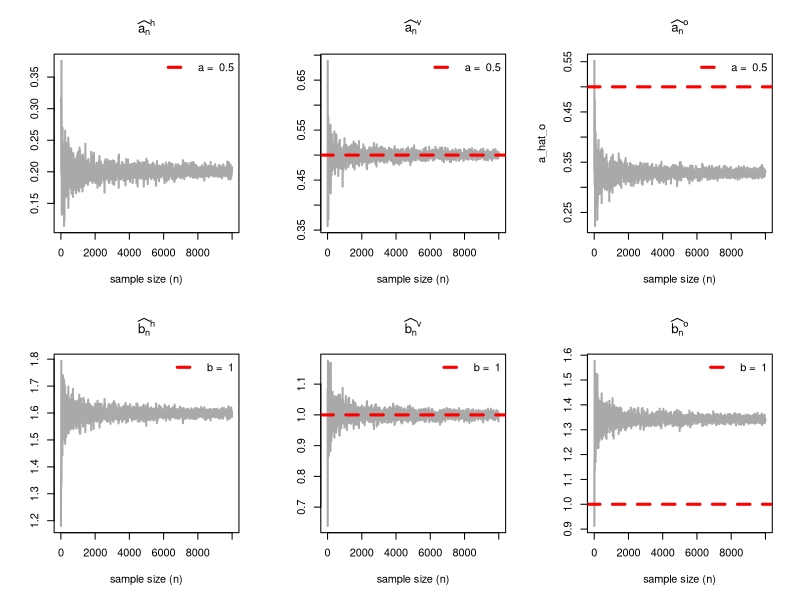
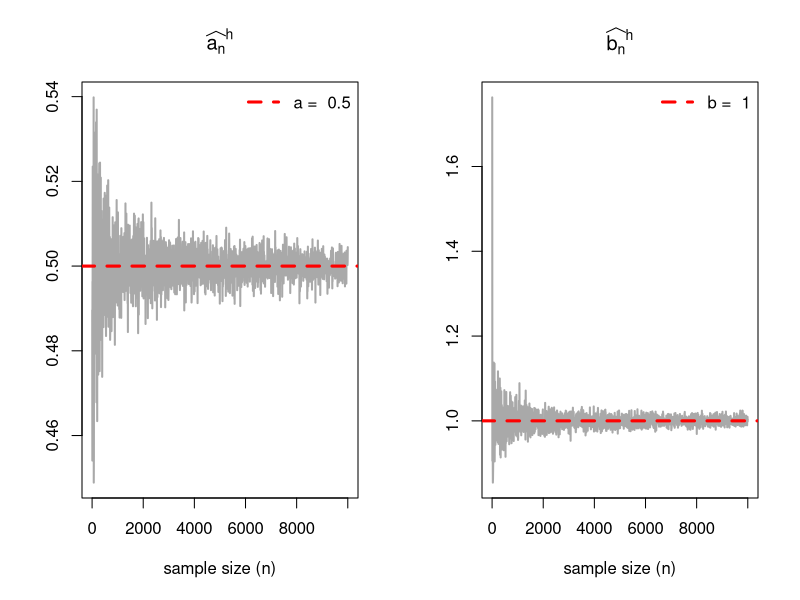
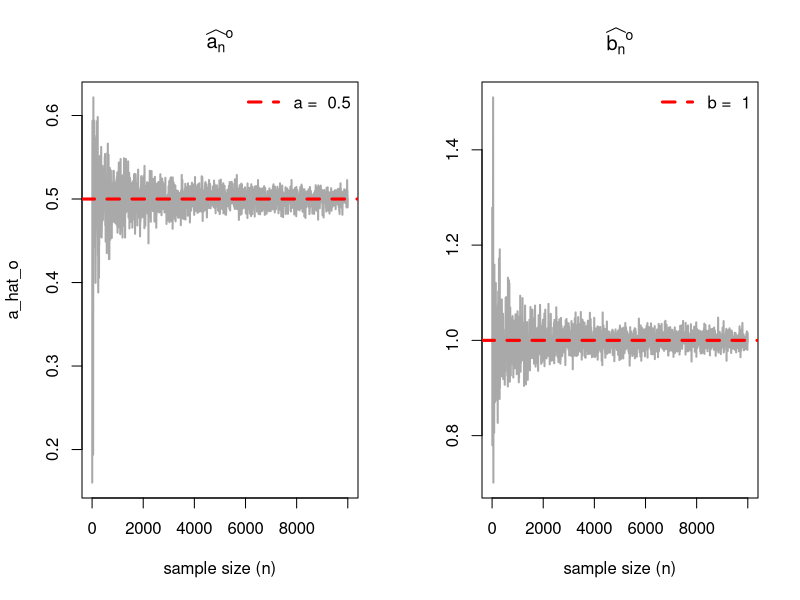

These figures' R source, in order:
# Code for Figure 2
a = 0.5
b = 1
sigma = 0.05

n_vals = seq(5, 10000, by = 5)

# vertical
a_hat_v = numeric(length = length(n_vals))
b_hat_v = numeric(length = length(n_vals))

# horizontal
a_hat_h = numeric(length = length(n_vals))
b_hat_h = numeric(length = length(n_vals))

# orthogonal
a_hat_o = numeric(length = length(n_vals))
b_hat_o = numeric(length = length(n_vals))


for (i in 1:length(n_vals)) {
   n = n_vals[i]
   x = seq(0, 1, length.out = n)
   y = (a + b*x) + rnorm(n = n, mean = 0, sd = sqrt(sigma))
   sxx = sum((x - mean(x))^2)
   syy = sum((y - mean(y))^2)
   sxy = sum((x - mean(x))*(y - mean(y)))
   
   # vertical
   b_hat_v[i] = sxy/sxx
   a_hat_v[i] = mean(y) - b_hat_v[i]*mean(x)
   
   # horizontal
   b_hat_h[i] = (syy/sxy)^(1)
   a_hat_h[i] = mean(y) - b_hat_h[i]*mean(x)
   
   # orthogonal
   b_hat_o[i] = (syy - sxx + sqrt((syy - sxx)^2 + 4 * sxy^2)) / (2 * sxy)
   a_hat_o[i] = mean(y) - b_hat_o[i]*mean(x)
}

par(mfrow = c(2, 3))
plot(n_vals, a_hat_h, type = "l", col = "darkgrey", lwd = 2, 
     xlab = "sample size (n)", ylab = "", 
     main =expression(widehat(a["n"])^"h"))
abline(h = a, col = "red", lwd = 3, lty = 2)
legend("topright", legend = paste("a = ", a), col = "red", lwd = 3, 
       lty = 2, bty = "n")

plot(n_vals, a_hat_v, type = "l", col = "darkgrey", lwd = 2, 
     xlab = "sample size (n)", ylab = "", 
     main =expression(widehat(a["n"])^"v"))
abline(h = a, col = "red", lwd = 3, lty = 2)
legend("topright", legend = paste("a = ", a), col = "red", lwd = 3, 
       lty = 2,  bty = "n")

plot(n_vals, a_hat_o, type = "l", col = "darkgrey", lwd = 2, 
     xlab = "sample size (n)", ylab = , 
     main = expression(widehat(a["n"])^"o"))
abline(h = a, col = "red", lwd = 3, lty = 2)
legend("topright", legend = paste("a = ", a), col = "red", lwd = 3, 
       lty = 2, bty = "n")


plot(n_vals, b_hat_h, type = "l", col = "darkgrey", lwd = 2, 
     xlab = "sample size (n)", ylab = "", 
     main = expression(widehat(b["n"])^"h"))
abline(h = b, col = "red", lwd = 3, lty = 2)
legend("topright", legend = paste("b = ", b), col = "red", lwd = 3, 
       lty =2, bty = "n")

plot(n_vals, b_hat_v, type = "l", col = "darkgrey", lwd = 2, 
     xlab = "sample size (n)", ylab = "", 
     main =expression(widehat(b["n"])^"v"))
abline(h = b, col = "red", lwd = 3, lty = 2)
legend("topright", legend = paste("b = ", b), col = "red", lwd = 3, 
       lty = 2, bty = "n")

plot(n_vals, b_hat_o, type = "l", col = "darkgrey", lwd = 2, 
     xlab = "sample size (n)", ylab = "",
     main =expression(widehat(b["n"])^"o"))
abline(h = b, col = "red", lwd = 3, lty = 2)
legend("topright", legend = paste("b = ", b), col = "red", lwd = 3, 
       lty = 2, bty = "n")

# code for figure 3
a = 0.5
b = 1
sigma = 0.05

n_vals = seq(5, 10000, by = 5)
a_hat_h = numeric(length = length(n_vals))
b_hat_h = numeric(length = length(n_vals))
for (i in 1:length(n_vals)) {
   n = n_vals[i]
   y = seq(0, 1, length.out = n)
   x = (-(a/b)+ (y/b)) + rnorm(n = n, mean = 0, sd = sqrt(sigma))
   sxx = sum((x - mean(x))^2)
   syy = sum((y - mean(y))^2)
   sxy = sum((x - mean(x))*(y - mean(y)))
   b_hat_h[i] = (syy/sxy)
   a_hat_h[i] = mean(y) - b_hat_h[i]*mean(x)
}


par(mfrow = c(1, 2))
plot(n_vals, a_hat_h, type = "l", col = "darkgrey", lwd = 2, 
     xlab = "sample size (n)", ylab = "", 
     main =expression(widehat(a["n"])^"h"))
abline(h = a, col = "red", lwd = 3, lty = 2)
legend("topright", legend = paste("a = ", a), col = "red", lwd = 3, 
       lty = 2, bty = "n")

plot(n_vals, b_hat_h, type = "l", col = "darkgrey", lwd = 2, 
     xlab = "sample size (n)", ylab = "", 
     main = expression(widehat(b["n"])^"h"))
abline(h = b, col = "red", lwd = 3, lty = 2)
legend("topright", legend = paste("b = ", b), col = "red", lwd = 3, 
       lty = 2, bty = "n")

# code for figure 4
a = 0.5
b = 1
sigma_delta = 0.05
sigma_eps = 0.05

n_vals = seq(5, 10000, by = 5)
a_hat_o = numeric(length = length(n_vals))
b_hat_o = numeric(length = length(n_vals))

for (i in 1:length(n_vals)) {
   n = n_vals[i]
   zeta = seq(0, 1, length.out = n)
   x = zeta + rnorm(n = n, mean = 0, sd = sqrt(sigma_delta))
   y = a + b*zeta + rnorm(n = n, mean = 0,  sd = sqrt(sigma_eps))
   sxx = sum((x - mean(x))^2)
   syy = sum((y - mean(y))^2)
   sxy = sum((x - mean(x))*(y - mean(y)))
   b_hat_o[i] = (syy - sxx + sqrt((syy - sxx)^2 + 4 * sxy^2)) / (2 * sxy)
   a_hat_o[i] = mean(y) - b_hat_o[i]*mean(x)
}


par(mfrow = c(1, 2))
plot(n_vals, a_hat_o, type = "l", col = "darkgrey", lwd = 2, 
     xlab = "sample size (n)", ylab = , 
     main = expression(widehat(a["n"])^"o"))
abline(h = a, col = "red", lwd = 3, lty = 2)
legend("topright", legend = paste("a = ", a), col = "red", lwd = 3, 
       lty = 2, bty = "n")

plot(n_vals, b_hat_o, type = "l", col = "darkgrey", lwd = 2, 
     xlab = "sample size (n)", ylab = "",
     main =expression(widehat(b["n"])^"o"))
abline(h = b, col = "red", lwd = 3, lty = 2)
legend("topright", legend = paste("b = ", b), col = "red", lwd = 3, 
       lty = 2, bty = "n")
